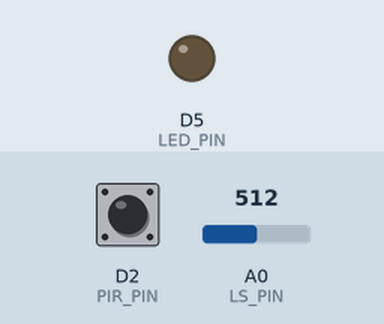
Bench run of a sketch on a simulated ESP8266 (NodeMCU). Shown: output pins drawn as LEDs (lit = HIGH). Inputs (shaded band) come from the test bench; at power-on: D2 (PIR_PIN) HIGH, A0 (LS_PIN) = 512. WiFi joins after 1.5 s; servers stay silent unless stated; uploads are accepted with an empty reply; what the sketch prints to the serial monitor is not drawn.

Above: at 11.7 s.
Timing chart, 0 to 13.4 s (numbered marks = the images above):
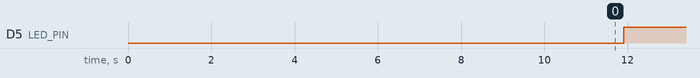

Measured:
- by itself, D5 (LED_PIN): LOW → HIGH at 11.9 s

The sketch:

sketch_mar16a.ino
```cpp
#include <Arduino.h>
#include "data/Scheduler.h"
#include "data/globals.h"
#include "data/LightSensorTask.h"
#include "data/PirTask.h"
#include "data/LedTask.h"
#include <ESP8266WiFi.h>
#include <ESP8266HTTPClient.h>
#include <WiFiClient.h>

#define LED_PIN D5
#define PIR_PIN D2
#define LS_PIN A0

const char* ssid = "Prova";
const char* password = "aragosta";

const char *serviceURI = "http://192.168.1.7:8080/";
  IPAddress server(192,168,1,7);

void connectToWifi(const char* ssid, const char* password){
  WiFi.begin(ssid, password);
  Serial.println("Connecting");
  while(WiFi.status() != WL_CONNECTED) {
    delay(500);
    Serial.print(".");
  }
  Serial.println("");
  Serial.print("Connected to WiFi network with IP Address: ");
  Serial.println(WiFi.localIP());
}

WiFiClient wifiClient;

void sendData(String address, bool enoughLight,bool presence){

   HTTPClient http;
   if(wifiClient.connect(server, 8080)){
     Serial.println("Funziona");
   }else{
     Serial.println("no");
   }
   http.begin(wifiClient, address);
   http.addHeader("Content-Type", "application/json");

   String msg =
    String("{ \"enoughLight\": ") + String(enoughLight) +
    ", \"presence\": \"" + String(presence) +"\" }";

   int retCode = http.POST(msg);
   http.end();

   if(retCode > 0){
     Serial.println("ok");
   }else{
     Serial.println(http.errorToString(retCode).c_str());
   }
}

bool is_detected=false;
bool is_enough_light = false;
Scheduler sched;


void setup() {
  Serial.begin(9600);
  connectToWifi(ssid, password);
  sched.init(100);
  Task *t0 = new PirTask(PIR_PIN);
  t0->init(200);
  sched.addTask(t0);

 Task *t1 = new LightSensorTask(LS_PIN);
 t1->init(200);
 sched.addTask(t1);

 Task *t2 = new LedTask(LED_PIN);
 t2->init(200);
 sched.addTask(t2);
}

void loop() {
  sched.schedule();
  if (WiFi.status()== WL_CONNECTED){
    sendData(String("http://192.168.1.7/"), is_enough_light, is_detected);
   }
  //Serial.println("It works!!");
}
```

Led.cpp
```cpp
#include "data/Led.h"
#include "Arduino.h"

Led::Led(int pin){
  this->pin = pin;
  pinMode(pin,OUTPUT);
}

void Led::switchOn(){
  digitalWrite(pin,HIGH);
}

void Led::switchOff(){
  digitalWrite(pin,LOW);
};
```

LedTask.cpp
```cpp
#include "Arduino.h"
#include "data/LedTask.h"

LedTask::LedTask(int led_pin){
    this->led_pin = led_pin;
}

void LedTask::init(int period){
    Task::init(period);
    this->led = new Led(this->led_pin);
    this->state = OFF;
    this->led->switchOff();
}

void LedTask::tick(){
    switch (this->state)
    {
    case OFF:
        if(is_detected){
            this->state = ON;
            this->led->switchOn();
        }
        break;
    case ON:
        if(!is_detected){
            this->state = OFF;
            this->led->switchOff();
        }
        break;
    }
}
```

LightSensorImpl.cpp
```cpp
#include "data/LightSensorImpl.h"
#include "Arduino.h"

LightSensorImpl::LightSensorImpl(int pin){
  this->pin = pin;
}

int LightSensorImpl::getLightIntensity(){
  int value = analogRead(pin);
  return map(value,0,1000,0,255);

}
```

LightSensorTask.cpp
```cpp
#include "Arduino.h"
#include "data/LightSensorTask.h"

LightSensorTask::LightSensorTask(int ls_pin){
    this->ls_pin = ls_pin;
}

void LightSensorTask::init(int period){
    Task::init(period);
    this->ls = new LightSensorImpl(this->ls_pin);
    this->state = DARK;
}

void LightSensorTask::tick(){
    switch (this->state)
    {
    case DARK:
        if(this->ls->getLightIntensity() >= this->threshold){
            is_enough_light = true;
            this->state = LIGHT;
        }
        break;
    case LIGHT:
        if(this->ls->getLightIntensity() < this->threshold){
            is_enough_light = false;
            this->state = DARK;
        }
        break;
    }
}
```

PirImpl.cpp
```cpp
#include "data/PirImpl.h"
#include "Arduino.h"

PirImpl::PirImpl(int pin){
  this->pin = pin;
  pinMode(pin, INPUT);
  for(int i = 0; i < CALIBRATION_TIME_SEC; i++){
    delay(1000);
  }
}

bool PirImpl::isDetected(){
  int detected = digitalRead(pin);
  return detected == HIGH;
  }
```

PirTask.cpp
```cpp
#include "Arduino.h"
#include "data/PirTask.h"

PirTask::PirTask(int pir_pin){
    this->pir_pin = pir_pin;
}

void PirTask::init(int period){
    Task::init(period);
    this->pir = new PirImpl(this->pir_pin);
    this->state = NOT_DETECTED;
}

void PirTask::tick(){
    switch (this->state)
    {
    case NOT_DETECTED:
        if(this->pir->isDetected()){
            this->state = DETECTED;
            is_detected = true;
        }
        break;

    case DETECTED:
        if(!this->pir->isDetected()){
            this->state = NOT_DETECTED;
            is_detected = false;
        }
        break;
    }
}
```

Scheduler.cpp
```cpp
#include "data/Scheduler.h"

void Scheduler::init(int basePeriod){
  this->basePeriod = basePeriod;
  timer.setupPeriod(((unsigned long)basePeriod));
  nTasks = 0;
}

bool Scheduler::addTask(Task* task){
  if (nTasks < MAX_TASKS-1){
    taskList[nTasks] = task;
    nTasks++;
    return true;
  } else {
    return false;
  }
}

void Scheduler::schedule(){
  timer.waitForNextTick();
  //Serial.println("prova");
  for (int i = 0; i < nTasks; i++){
    if (taskList[i]->updateAndCheckTime(basePeriod)){
      taskList[i]->tick();
    }
  }
}
```

Timer.cpp
```cpp
#include "data/Timer.h"
#include "Arduino.h"

volatile bool flag;

void isr(void){
    flag = true;
}

Ticker timer1;

Timer::Timer(){
    flag = false;
}

void Timer::setupInitialFreq(unsigned long period){
    //ticker1.initialize(period);
}

void Timer::setupPeriod(unsigned long period){
    timer1.attach_ms(100, isr);

}

void Timer::waitForNextTick(){
    bool flagLoop = false;
    while(!flagLoop){
        noInterrupts();
        flagLoop = flag;
        interrupts();
        yield();
    }
    flag = false;
}
```

Led.h
```cpp
#ifndef __LED__
#define __LED__

#include "Light.h"

class Led: public Light {
public:
  Led(int pin);
  void switchOn();
  void switchOff();
private:
  int pin;
};

#endif
```

LedTask.h
```cpp
#ifndef __LEDA_TASK_H__
#define __LEDA_TASK_H__

#include "Task.h"
#include "Led.h"
#include "globals.h"
class LedTask : public Task{
    int led_pin;

    int period;

    Light *led;

    enum{ON, OFF} state;

public:

    LedTask(int led_pin);
    void init(int period);
    void tick();

};

#endif
```

Light.h
```cpp
#ifndef __LIGHT__
#define __LIGHT__

class Light {
public:
  virtual void switchOn() = 0;
  virtual void switchOff() = 0;
};

#endif
```

LightSensor.h
```cpp
#ifndef __LIGHTSENSOR__
#define __LIGHTSENSOR__

class LightSensor {

public:
  virtual int getLightIntensity() = 0;

};
#endif
```

LightSensorImpl.h
```cpp
#include "LightSensor.h"

class LightSensorImpl: public LightSensor {

public:
  LightSensorImpl(int pin);
  int getLightIntensity();

private:
  int pin;
};
```

LightSensorTask.h
```cpp
#ifndef __LS_TASK_H__
#define __LS_TASK_H__

#include "Task.h"
#include "LightSensorImpl.h"
#include "globals.h"
class LightSensorTask : public Task{
    int ls_pin;

    const int threshold = 50;

    LightSensor *ls;

    enum{LIGHT, DARK} state;

public:

    LightSensorTask(int ls_pin);
    void init(int period);
    void tick();

};

#endif
```

Pir.h
```cpp
#ifndef __PIR__
#define __PIR__

class Pir {

public:
  virtual bool isDetected() = 0;
};

#endif
```

PirImpl.h
```cpp
#ifndef __PIRIMPL__
#define __PIRIMPL__

#include "Pir.h"

#define CALIBRATION_TIME_SEC 10

class PirImpl: public Pir {

public:
  PirImpl(int pin);
  bool isDetected();

private:
  int pin;
};

#endif
```

PirTask.h
```cpp
#ifndef __PIR_TASK_H__
#define __PIR_TASK_H__

#include "Task.h"
#include "PirImpl.h"
#include "globals.h"
class PirTask : public Task{
    int pir_pin;

    Pir *pir;

    enum{DETECTED, NOT_DETECTED} state;


public:

    PirTask(int pir_pin);
    void init(int period);
    void tick();

};

#endif
```

Scheduler.h
```cpp
#ifndef __SCHEDULER__
#define __SCHEDULER__

#include "Timer.h"
#include "Task.h"

#define MAX_TASKS 10

class Scheduler {

  int basePeriod;
  int nTasks;
  Task* taskList[MAX_TASKS];
  Timer timer;

public:
  void init(int basePeriod);
  virtual bool addTask(Task* task);
  virtual void schedule();
};

#endif
```

Task.h
```cpp
#ifndef __TASK__
#define __TASK__

class Task {
  int myPeriod;
  int timeElapsed;

public:
  virtual void init(int period){
    myPeriod = period;
    timeElapsed = 0;
  }

  virtual void tick() = 0;

  bool updateAndCheckTime(int basePeriod){
    timeElapsed += basePeriod;
    if (timeElapsed >= myPeriod){
      timeElapsed = 0;
      return true;
    } else {
      return false;
    }
  }

};

#endif
```

Timer.h
```cpp
#ifndef TIMER_H
#define TIMER_H

#include "Ticker.h"

class Timer{
    public:
    Timer();
    void setupInitialFreq(unsigned long period);
    void setupPeriod(unsigned long period);
    void waitForNextTick();
};

#endif
```

globals.h
```cpp
extern bool is_detected;
extern bool is_enough_light;
```
